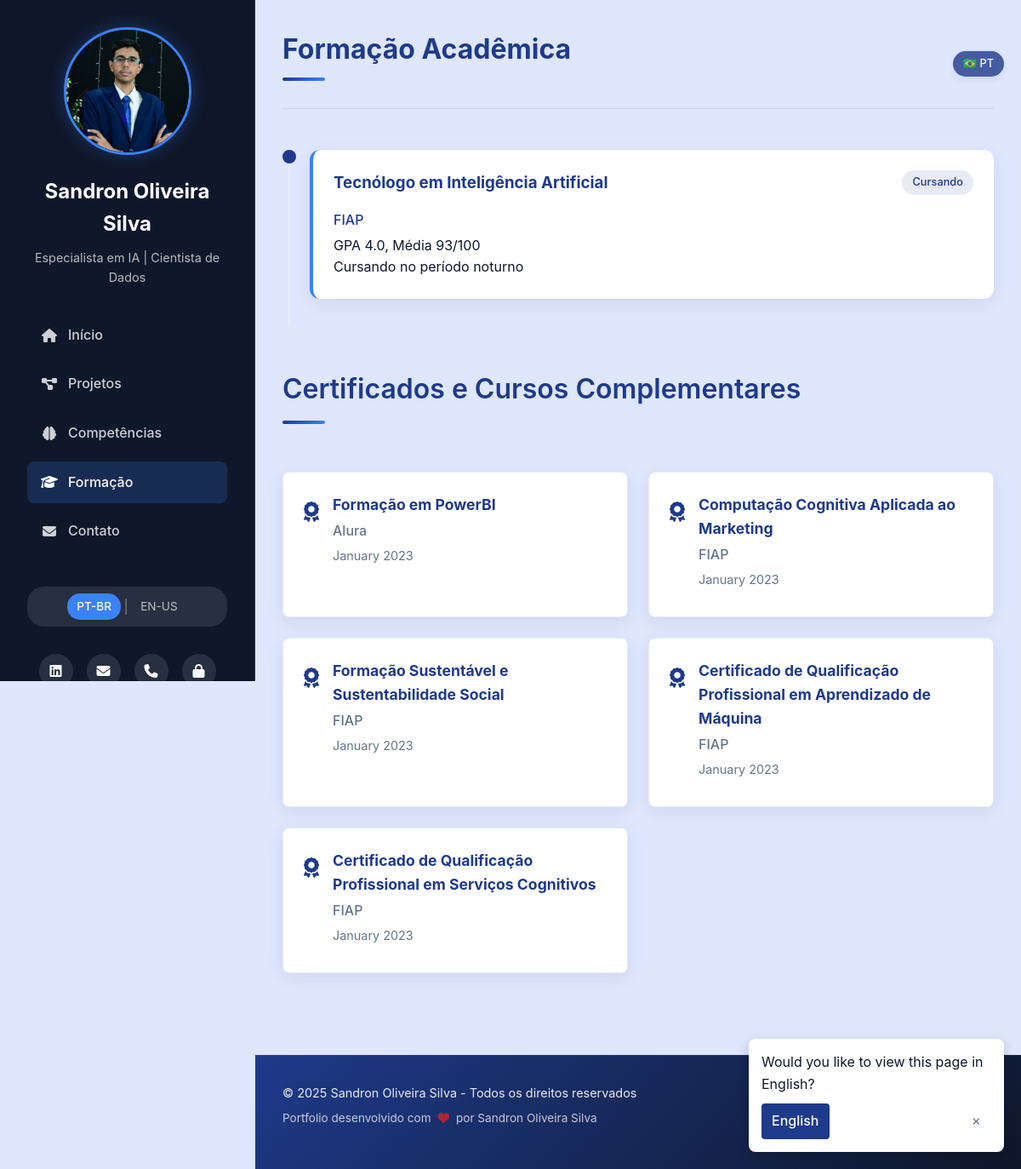
Page /education on the earlier database version.
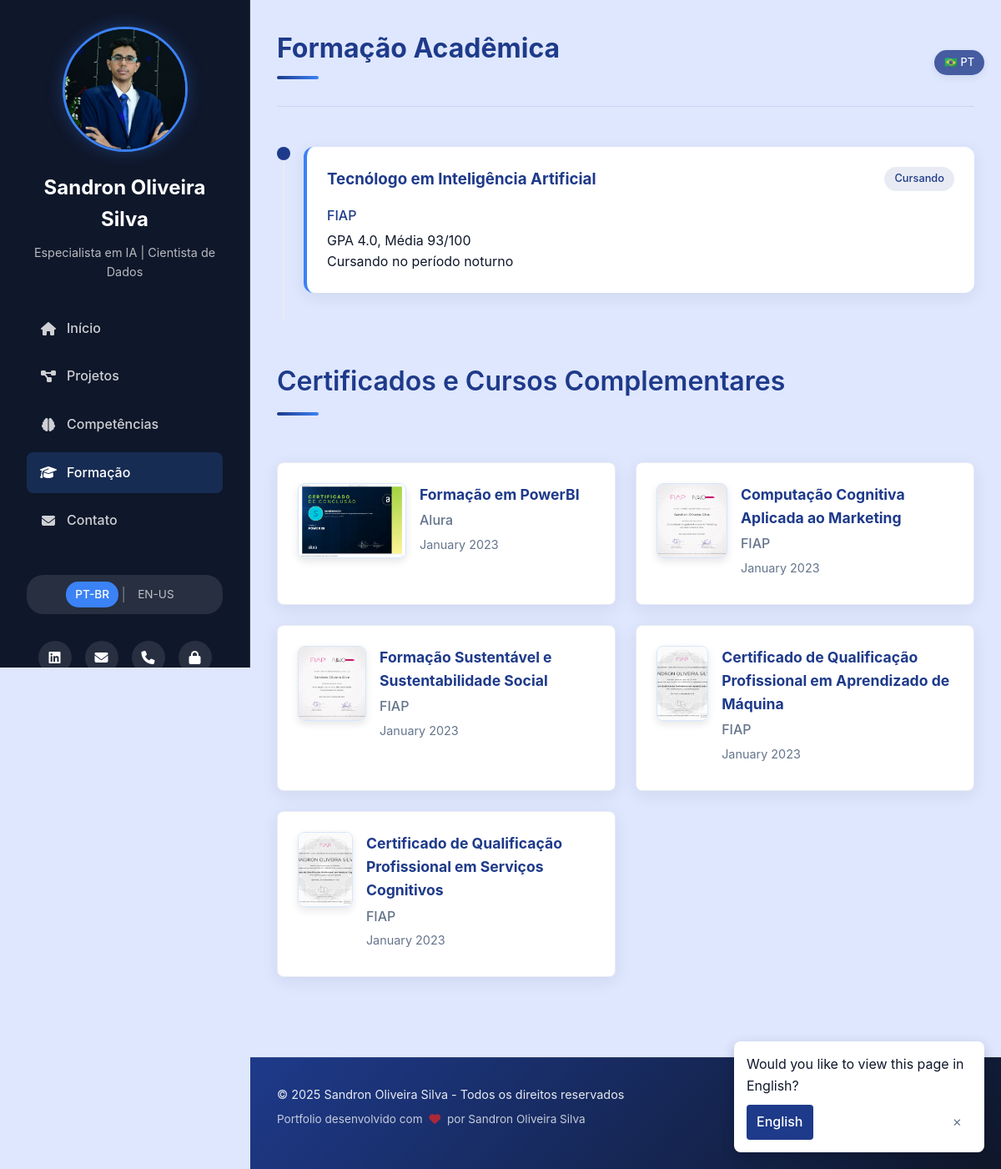
Same page on the later database version.
### app.py (models this page shows)
class Certificate(db.Model):
    id = db.Column(db.Integer, primary_key=True)
    title = db.Column(db.String(200), nullable=False)
    title_en = db.Column(db.String(200), nullable=True)  # Título em inglês
    institution = db.Column(db.String(100), nullable=False)
    institution_en = db.Column(db.String(100), nullable=True)  # Instituição em inglês
    date_completed = db.Column(db.Date)
    description = db.Column(db.Text, nullable=True)
    description_en = db.Column(db.Text, nullable=True)  # Descrição em inglês
    image = db.Column(db.String(255), nullable=True)
    in_progress = db.Column(db.Boolean, default=False)
    created_at = db.Column(db.DateTime, default=datetime.utcnow)

### app.py (the view)
@app.route('/education')
def education():
    certificates = Certificate.query.order_by(Certificate.date_completed.desc()).all()
    user = User.query.first()
    return render_template('education.html', certificates=certificates, user=user)

### app.py (called while the page is built)
def get_locale():
    return session.get('language', app.config['DEFAULT_LANGUAGE'])

def get_multilingual_field(obj, field_name):
    current_lang = g.locale  # Obtém o idioma atual da sessão
    if current_lang == 'en-us':
        en_field_name = f"{field_name}_en"
        en_value = getattr(obj, en_field_name, None)
        if en_value:
            return en_value
    return getattr(obj, field_name)

@app.context_processor
def utility_processor():
    return {
        '_': _,
        'get_locale': get_locale,
        'ml_field': get_multilingual_field  # Adicionar a nova função
    }

def _(text):
    locale = get_locale()
    if locale == app.config['DEFAULT_LANGUAGE']:
        return text
    return translations[locale].get(text, text)

@app.before_request
def before_request():
    g.locale = get_locale()
    g._ = _  # Torna a função de tradução disponível nos templates

### templates/education.html (shortened to what this page needs)
{% extends "base.html" %}
{% block content %}
<section class="page-header">
    <h2>{{ _('Formação Acadêmica') }}</h2>
    <div class="accent-line"></div>
</section>
<section class="education-timeline">
    <div class="timeline-item">
        <div class="timeline-marker">
            <div class="marker-dot"></div>
            <div class="marker-line"></div>
        </div>
        <div class="timeline-content">
            <div class="education-card current">
                <div class="education-header">
                    <h3>{{ _('Tecnólogo em Inteligência Artificial') }}</h3>
                    <span class="education-period">{{ _('Cursando') }}</span>
                </div>
                <div class="education-body">
                    <p class="education-institution">FIAP</p>
                    <p>GPA 4.0, {{ _('Média') }} 93/100</p>
                    <p>{{ _('Cursando no período noturno') }}</p>
                </div>
            </div>
        </div>
    </div>
</section>
<section class="certificates-section">
    <div class="section-header">
        <h2>{{ _('Certificados e Cursos Complementares') }}</h2>
        <div class="accent-line"></div>
    </div>
    <div class="certificates-grid">
        {% for certificate in certificates %}
        <div class="certificate-card {% if certificate.in_progress %}in-progress{% endif %}">
            {% if certificate.image %}
            <div class="certificate-image">
                <img src="{{ url_for('uploaded_file', filename='certificates/' + certificate.image) }}" alt="{{ ml_field(certificate, 'title') }}">
            </div>
            {% else %}
            <div class="certificate-icon">
                <i class="fas fa-award"></i>
            </div>
            {% endif %}
            <div class="certificate-info">
                <h3>{{ ml_field(certificate, 'title') }}
                </h3>
                <p class="certificate-institution">{{ ml_field(certificate, 'institution') }}</p>
                {% if certificate.date_completed %}
                <p class="certificate-date">{{ certificate.date_completed.strftime('%B %Y') }}</p>
                {% endif %}
            </div>
        </div>
        {% else %}
        <div class="empty-state">
            <p>{{ _('Nenhum certificado cadastrado no momento.') }}</p>
        </div>
        {% endfor %}
    </div>
</section>
{% endblock %}

Differences in the rows shown:
changed Certificate "Formação em PowerBI": image: picture added
changed Certificate "Computação Cognitiva Aplicada ao Marketing": image: picture added
changed Certificate "Formação Sustentável e Sustentabilidade Social": image: picture added
changed Certificate "Certificado de Qualificação Profissional em Aprendizado de Máquina": image: picture added
changed Certificate "Certificado de Qualificação Profissional em Serviços Cognitivos": image: picture added
